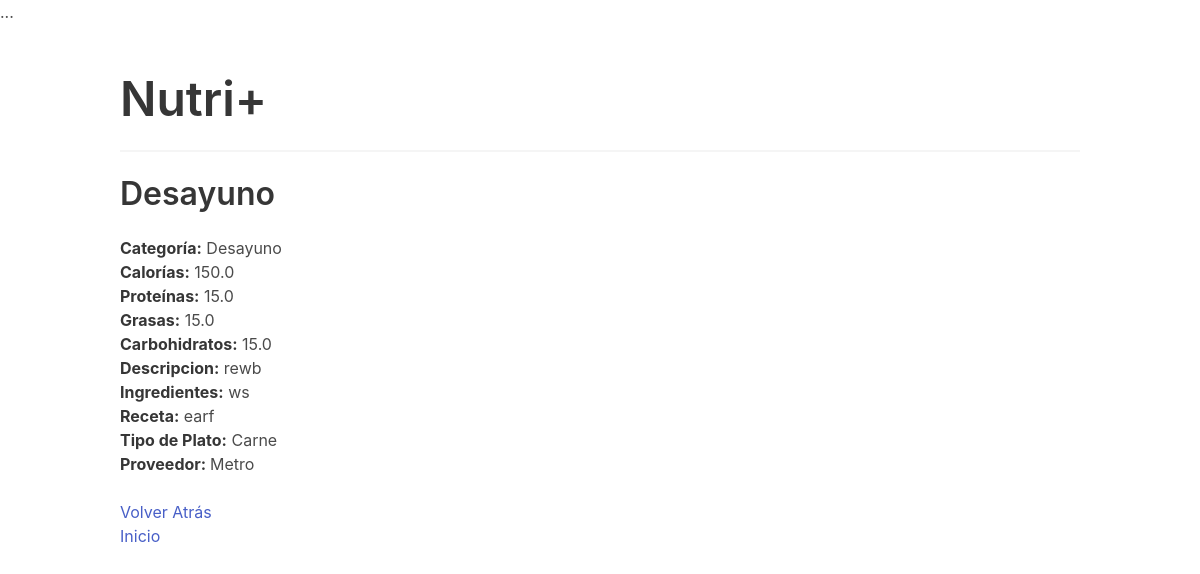
The page /platos/2 on the database its author committed.
### main/models.py (models this page shows, shortened)
class Plato(models.Model):
    categoria = models.ForeignKey('Categoria', on_delete=models.SET_NULL, null=True)
    proveedor = models.ForeignKey('Proveedor', on_delete=models.SET_NULL, null=True)
    nombre = models.CharField(max_length=20)
    ingredientes = models.TextField(blank=True, null=True)
    descripcion = models.TextField()
    receta = models.TextField()
    calorias = models.FloatField(null=True)
    proteinas = models.FloatField(null=True)
    grasas = models.FloatField(null=True)
    carbos = models.FloatField(null=True)
    image = models.ImageField(upload_to="platos", null=True, blank=True)
    alimentacion = models.FloatField(choices=ALIMENTACION_CHOICES, null=True)

class Categoria(models.Model):
    codigo = models.CharField(max_length=4)
    nombre = models.CharField(max_length=50)
    descripcion = models.CharField(max_length=200)
    def __str__(self):
        return self.nombre

class Proveedor(models.Model):
    nombre = models.CharField(max_length=50)
    link = models.CharField(max_length=50)
    def __str__(self):
        return self.nombre

### main/views.py (the view)
# urls.py: path('platos/<int:pk>', views.PlatoDetailView.as_view(), name='plato-detail'),
class PlatoDetailView(DetailView):
  model = Plato
  template_name = "main/plato_detail.html"

### main/templates/main/plato_detail.html (shortened to what this page needs)
{% extends "base.html" %}
{% block content %}
    <h1 class="title">{{ object.nombre }}</h1>
    <ul>
      <li><strong>Categoría:</strong> {{ object.categoria }}  </li>
      <li><strong>Calorías:</strong> {{ object.calorias }}  </li>
      <li><strong>Proteínas:</strong> {{ object.proteinas }}  </li>
      <li><strong>Grasas:</strong> {{ object.grasas }}  </li>
      <li><strong>Carbohidratos:</strong> {{ object.carbos }}  </li>
      <li><strong>Descripcion:</strong> {{ object.descripcion }}</li>
      <li><strong>Ingredientes:</strong> {{ object.ingredientes }}</li>
      <li><strong>Receta:</strong> {{ object.receta }}</li>
      <li><strong>Tipo de Plato:</strong> {{ object.get_alimentacion_display }}</li>
      <li><strong>Proveedor: </strong>{{object.proveedor}}</a></li>
    </ul>
    <ul>
      <a href="javascript:history.back()"> Volver Atrás</a>
      <li><a href="{% url 'home' %}">Inicio</a></li>
    </ul>
{% endblock %}

### rows shown on the page
Plato: nombre "Desayuno", categoria "Desayuno", calorias "150.0", proteinas "15.0", grasas "15.0", carbos "15.0", descripcion "rewb", ingredientes "ws", receta "earf", alimentacion "Carne", proveedor "Metro"
